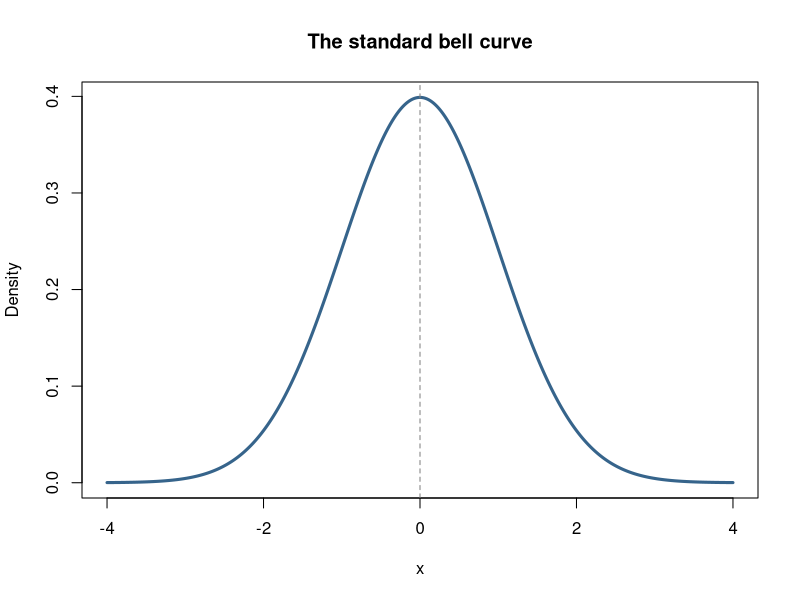
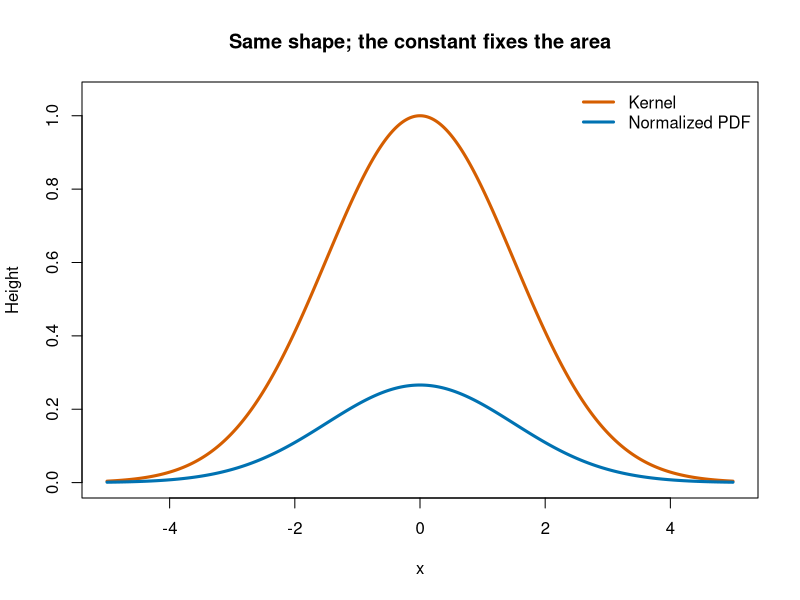
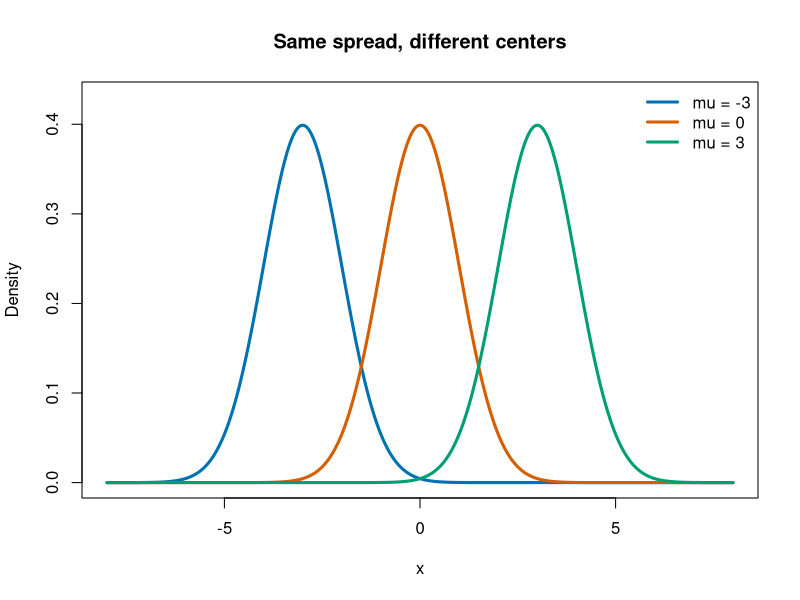
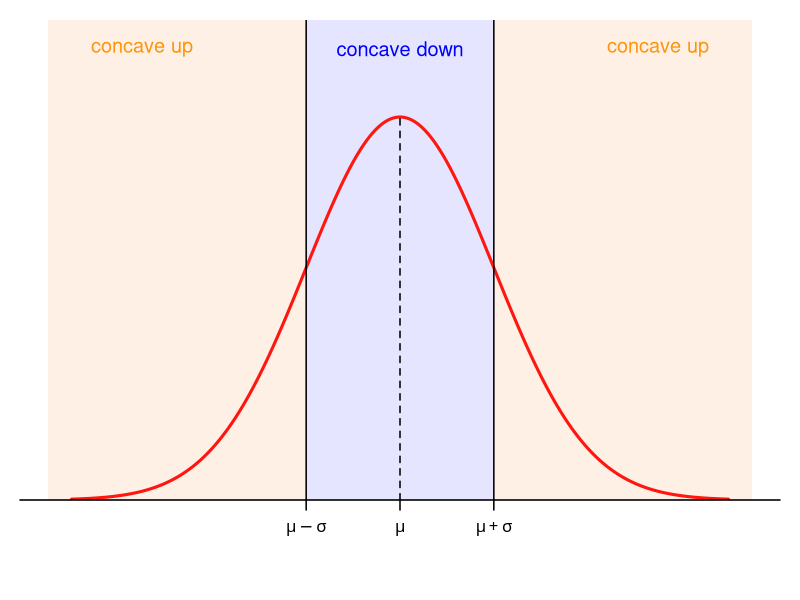
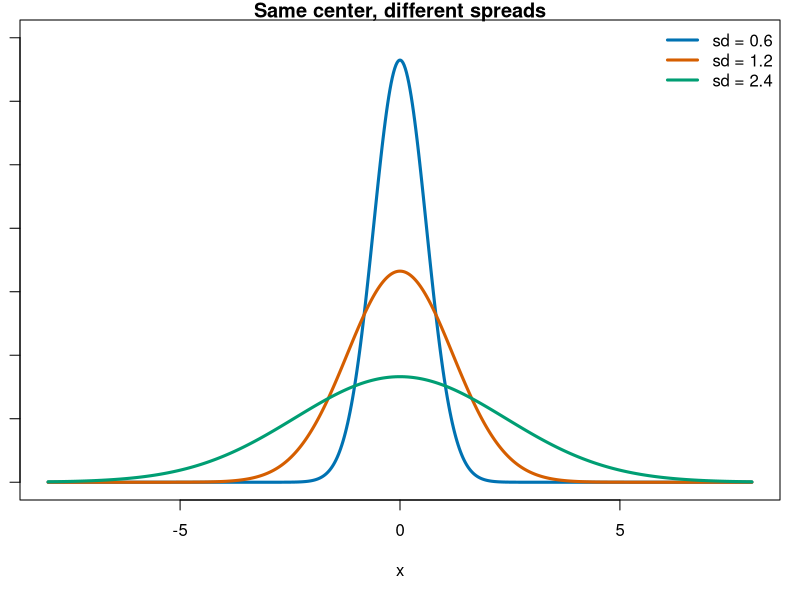
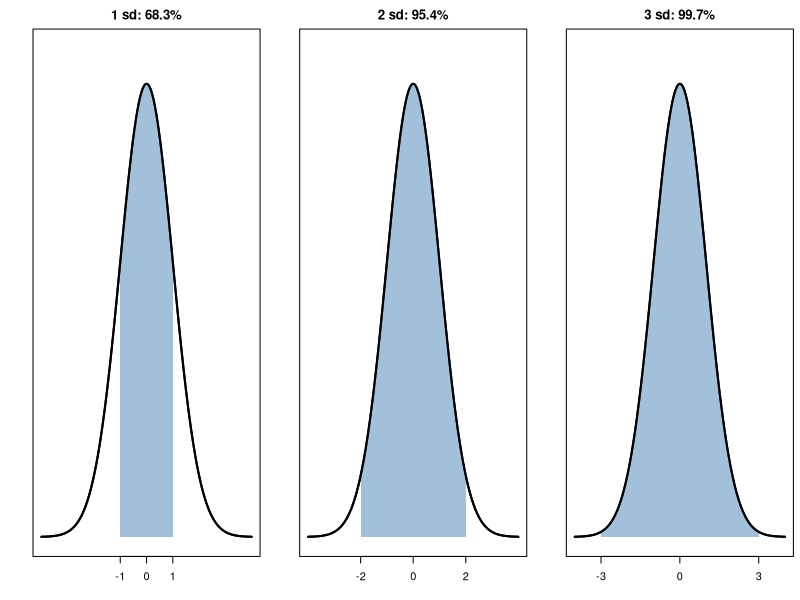
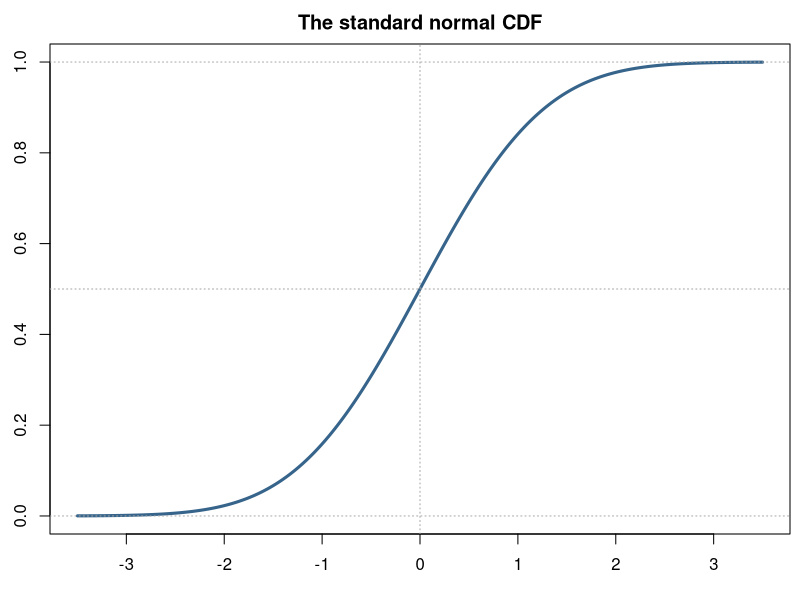
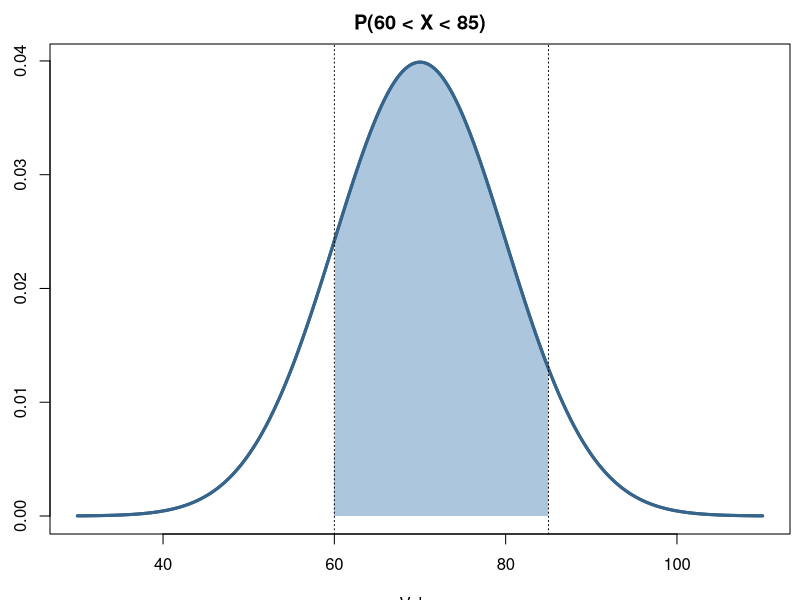

R code for these plots, in order:
## ---- chunk 1
#| echo: false
x <- seq(-4, 4, length.out = 600)
plot(x, dnorm(x), type = "l", lwd = 3, col = "steelblue4",
     xlab = "x", ylab = "Density", main = "The standard bell curve")
abline(v = 0, lty = 2, col = "grey50")
## ---- chunk 2
#| echo: false
mu <- 0; sd <- 1.5
x <- seq(-5, 5, length.out = 700)
kernel <- exp(-(x - mu)^2 / (2 * sd^2))
plot(x, kernel, type = "l", lwd = 3, col = "#D55E00",
     ylim = c(0, 1.05), xlab = "x", ylab = "Height",
     main = "Same shape; the constant fixes the area")
lines(x, dnorm(x, mean = mu, sd = sd), lwd = 3, col = "#0072B2")
legend("topright", c("Kernel", "Normalized PDF"),
       col = c("#D55E00", "#0072B2"), lwd = 3, bty = "n")
## ---- chunk 3
#| echo: false
x <- seq(-8, 8, length.out = 600)
plot(x, dnorm(x, -3, 1), type = "l", lwd = 3, col = "#0072B2",
     ylim = c(0, 0.43), xlab = "x", ylab = "Density",
     main = "Same spread, different centers")
lines(x, dnorm(x, 0, 1), lwd = 3, col = "#D55E00")
lines(x, dnorm(x, 3, 1), lwd = 3, col = "#009E73")
legend("topright", c("mu = -3", "mu = 0", "mu = 3"),
       col = c("#0072B2", "#D55E00", "#009E73"), lwd = 3, bty = "n")
## ---- chunk 4
#| echo: false
#| label: fig-concavity
#| fig-asp: 0.5

mu <- 0
sigma <- 1

x <- seq(-3.5, 3.5, length.out = 1000)
y <- dnorm(x, mu, sigma)

par(mar = c(5, 1, 1, 1))

plot(x, y, type = "n",
     xlim = c(-3.75, 3.75), ylim = c(0, .5),
     axes = FALSE,
     xlab = "",
     ylab = "",
     yaxs = "i")

## Background
rect(-3.75, 0, mu - sigma, .5, col = "#FFF0E6", border = NA)
rect(mu - sigma, 0, mu + sigma, .5, col = "#E5E5FF", border = NA)
rect(mu + sigma, 0, 3.75, .5, col = "#FFF0E6", border = NA)

## Density
lines(x, y, col = "#FF160F", lwd = 3)

## Axes
axis(1,
     at = c(10*min(x), mu - sigma, mu, mu + sigma, 10*max(x)),
     labels = c(NA, expression(mu - sigma),
                expression(mu),
                expression(mu + sigma),
                NA),
     lwd = 1.5)

#axis(1, at = c(mu - sigma, mu + sigma),
#     labels = FALSE, tcl = 0.5, lwd = 1.5)

## Concavity boundaries
abline(v = c(mu - sigma, mu + sigma), lwd = 1.5)

## Dashed line from x-axis to the peak
segments(mu, 0, mu, dnorm(mu, mu, sigma),
         lty = 2, lwd = 1.5)

## Labels
text(-2.75, .47, "concave up", col = "#FD9409", cex = 1.2)
text(mu,    .47, "concave down", col = "blue", cex = 1.2)
text( 2.75, .47, "concave up", col = "#FD9409", cex = 1.2)
## ---- chunk 5
#| echo: false
x <- seq(-8, 8, length.out = 600)
plot(x, dnorm(x, 0, 0.6), type = "l", lwd = 3, col = "#0072B2",
     ylim = c(0, 0.7), xlab = "x", ylab = "Density",
     main = "Same center, different spreads")
lines(x, dnorm(x, 0, 1.2), lwd = 3, col = "#D55E00")
lines(x, dnorm(x, 0, 2.4), lwd = 3, col = "#009E73")
legend("topright", c("sd = 0.6", "sd = 1.2", "sd = 2.4"),
       col = c("#0072B2", "#D55E00", "#009E73"), lwd = 3, bty = "n")
## ---- chunk 6
#| echo: false
par(mfrow = c(1, 3), mar = c(3.3, 2.5, 2.2, 0.5))
x <- seq(-4, 4, length.out = 801)
for (k in 1:3) {
  y <- dnorm(x)
  plot(x, y, type = "l", lwd = 2, xlab = "", ylab = "",
       main = paste0(k, " sd: ", round(100 * (pnorm(k) - pnorm(-k)), 1), "%"),
       ylim = c(0, 0.43), axes = FALSE)
  polygon(c(-k, x[x >= -k & x <= k], k),
          c(0, y[x >= -k & x <= k], 0),
          col = adjustcolor("steelblue", alpha.f = 0.5), border = NA)
  lines(x, y, lwd = 2)
  axis(1, at = c(-k, 0, k))
  box()
}
par(mfrow = c(1, 1))
## ---- chunk 7
#| echo: false
x <- seq(-3.5, 3.5, length.out = 600)
plot(x, pnorm(x), type = "l", lwd = 3, col = "steelblue4",
     xlab = "z", ylab = "Phi(z)", main = "The standard normal CDF")
abline(h = c(0, 0.5, 1), lty = 3, col = "grey65")
abline(v = 0, lty = 3, col = "grey65")
## ---- chunk 8
#| echo: false
x <- seq(30, 110, length.out = 900)
y <- dnorm(x, 70, 10)
plot(x, y, type = "l", lwd = 3, col = "steelblue4",
     xlab = "Value", ylab = "Density", main = "P(60 < X < 85)")
inside <- x >= 60 & x <= 85
polygon(c(60, x[inside], 85), c(0, y[inside], 0),
        col = adjustcolor("steelblue", alpha.f = 0.45), border = NA)
lines(x, y, lwd = 3, col = "steelblue4")
abline(v = c(60, 85), lty = 3)
## ---- chunk 9
dnorm(70, mean = 70, sd = 10)
pnorm(85, mean = 70, sd = 10) - pnorm(60, mean = 70, sd = 10)
qnorm(0.95, mean = 70, sd = 10)
## ---- chunk 10
pnorm(60, mean = 75, sd = 12)

pnorm(90, mean = 75, sd = 12, lower.tail = FALSE)

pnorm(85, mean = 75, sd = 12) -
  pnorm(70, mean = 75, sd = 12)

qnorm(0.9, mean = 75, sd = 12)
## ---- chunk 11
#| echo: false
x <- seq(0, 50, length.out = 800)
y <- dnorm(x, 24, 6)
plot(x, y, type = "l", lwd = 3, col = "steelblue4",
     xlab = "Minutes", ylab = "Density", main = "Less than 15 minutes")
i <- x <= 15
polygon(c(0, x[i], 15), c(0, y[i], 0),
        col = adjustcolor("tomato3", alpha.f = 0.5), border = NA)
lines(x, y, lwd = 3, col = "steelblue4")
abline(v = 15, lty = 2)
## ---- chunk 12
pnorm(15, mean = 24, sd = 6)

pnorm(30, mean = 24, sd = 6) -
  pnorm(20, mean = 24, sd = 6)

qnorm(0.95, mean = 24, sd = 6)

set.seed(240)
times <- rnorm(10000, mean = 24, sd = 6)
mean(times < 15)
sum(times < 0)
## ---- chunk 13
#| echo: false
x <- seq(0, 8, length.out = 600)
plot(x, dexp(x, rate = 1), type = "l", col = "steelblue4", lwd = 3,
     xlab = "Waiting time", ylab = "Density", main = "Exponential(rate = 1)")
## ---- chunk 14
#| echo: false
alpha <- 3; beta <- 1
x <- seq(0, 10, length.out = 700)
kernel <- x^(alpha - 1) * exp(-beta * x)
plot(x, kernel, type = "l", lwd = 3, col = "#D55E00",
     xlab = "x", ylab = "Height",
     main = "Gamma(shape = 3, rate = 1): kernel versus PDF")
lines(x, dgamma(x, shape = alpha, rate = beta),
      lwd = 3, col = "#0072B2")
legend("topright", c("Kernel", "Normalized PDF"),
       col = c("#D55E00", "#0072B2"), lwd = 3, bty = "n")
## ---- chunk 15
gamma(1)
gamma(4)
factorial(3)
gamma(2.5)
## ---- chunk 16
#| echo: false
x <- seq(0, 7, length.out = 600)
plot(x, dexp(x, rate = 1), type = "l", col = "#D55E00", lwd = 4,
     xlab = "x", ylab = "Density", main = "Two names, the same distribution")
lines(x, dgamma(x, shape = 1, rate = 1), col = "#0072B2", lwd = 2, lty = 2)
legend("topright", c("Exponential(1)", "Gamma(shape=1, rate=1)"),
       col = c("#D55E00", "#0072B2"), lwd = c(4, 2), lty = c(1, 2), bty = "n")
## ---- chunk 17
#| echo: false
x <- seq(0, 12, length.out = 600)
plot(x, dgamma(x, 1, rate = 0.7), type = "l", lwd = 3, col = "#D55E00",
     ylim = c(0, 0.72), xlab = "Total waiting time", ylab = "Density",
     main = "Sum of 1, 3, or 5 independent exponential waits")
lines(x, dgamma(x, 3, rate = 0.7), lwd = 3, col = "#0072B2")
lines(x, dgamma(x, 5, rate = 0.7), lwd = 3, col = "#009E73")
legend("topright", c("1 wait", "3 waits", "5 waits"),
       col = c("#D55E00", "#0072B2", "#009E73"), lwd = 3, bty = "n")
## ---- chunk 18
dgamma(2, shape = 3, rate = 1)
pgamma(2, shape = 3, rate = 1)
qgamma(0.9, shape = 3, rate = 1)
rgamma(5, shape = 3, rate = 1)
## ---- chunk 19
#| echo: false
x <- seq(0, 22, length.out = 900)
y <- dgamma(x, shape = 4, rate = 0.5)
plot(x, y, type = "l", lwd = 3, col = "steelblue4",
     xlab = "Minutes", ylab = "Density", main = "Time until the fourth order")
i <- x <= 5
polygon(c(0, x[i], 5), c(0, y[i], 0),
        col = adjustcolor("tomato3", alpha.f = 0.5), border = NA)
lines(x, y, lwd = 3, col = "steelblue4")
abline(v = 5, lty = 2)
## ---- chunk 20
pgamma(5, shape = 4, rate = 0.5)

pgamma(12, shape = 4, rate = 0.5, lower.tail = FALSE)

pgamma(10, shape = 4, rate = 0.5) -
  pgamma(4, shape = 4, rate = 0.5)

qgamma(0.9, shape = 4, rate = 0.5)
## ---- chunk 21
#| echo: false
set.seed(240)
t <- rgamma(10000, shape = 5, rate = 3)
hist(t, breaks = 50, probability = TRUE, col = "grey85", border = "white",
     xlab = "Total waiting time across five rooms", main = "10,000 simulated haunted-house visits")
curve(dgamma(x, shape = 5, rate = 3), add = TRUE,
      col = "#D55E00", lwd = 3)
legend("topright", "Gamma(5, rate = 3) PDF", col = "#D55E00", lwd = 3, bty = "n")
## ---- chunk 22
pgamma(1, shape = 5, rate = 3)

pgamma(2, shape = 5, rate = 3, lower.tail = FALSE)

qgamma(0.75, shape = 5, rate = 3)

set.seed(240)
t <- rgamma(10000, shape = 5, rate = 3)
mean(t > 2)
